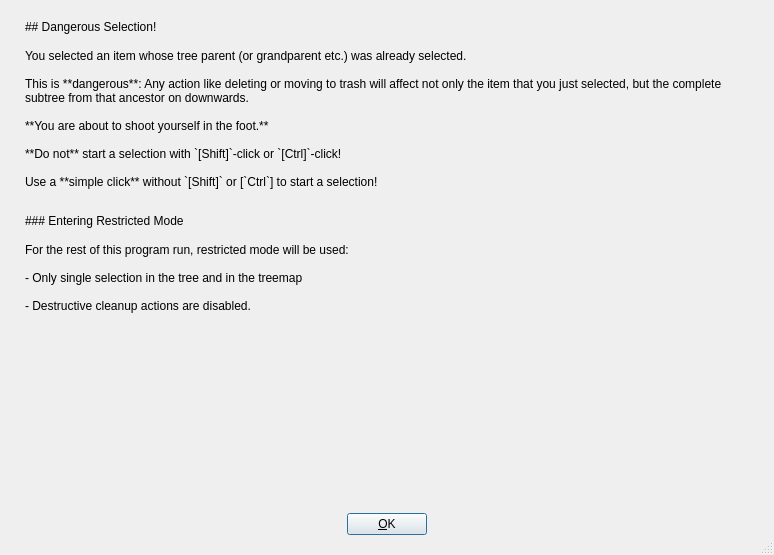
<?xml version="1.0" encoding="UTF-8"?>
<ui version="4.0">
 <class>DangerousSelectionWarningDialog</class>
 <widget class="QDialog" name="DangerousSelectionWarningDialog">
  <property name="geometry">
   <rect>
    <x>0</x>
    <y>0</y>
    <width>774</width>
    <height>555</height>
   </rect>
  </property>
  <property name="windowTitle">
   <string>Warning</string>
  </property>
  <property name="sizeGripEnabled">
   <bool>true</bool>
  </property>
  <property name="modal">
   <bool>true</bool>
  </property>
  <layout class="QVBoxLayout" name="verticalLayout">
   <property name="spacing">
    <number>15</number>
   </property>
   <property name="leftMargin">
    <number>25</number>
   </property>
   <property name="topMargin">
    <number>20</number>
   </property>
   <property name="rightMargin">
    <number>25</number>
   </property>
   <property name="bottomMargin">
    <number>20</number>
   </property>
   <item>
    <widget class="QLabel" name="dialogHeadingLabel">
     <property name="text">
      <string>## Dangerous Selection!</string>
     </property>
     <property name="textFormat">
      <enum>Qt::TextFormat::MarkdownText</enum>
     </property>
    </widget>
   </item>
   <item>
    <widget class="QLabel" name="whatHappenedLabel">
     <property name="text">
      <string>You selected an item whose tree parent (or grandparent etc.) was already selected.

This is **dangerous**: Any action like deleting or moving to trash will affect not only the item that you just selected, but the complete subtree from that ancestor on downwards.

**You are about to shoot yourself in the foot.**

**Do not** start a selection with `[Shift]`-click or `[Ctrl]`-click!

Use a **simple click** without `[Shift]` or [`Ctrl`] to start a selection!</string>
     </property>
     <property name="textFormat">
      <enum>Qt::TextFormat::MarkdownText</enum>
     </property>
     <property name="wordWrap">
      <bool>true</bool>
     </property>
    </widget>
   </item>
   <item>
    <spacer name="innerVSpacer">
     <property name="orientation">
      <enum>Qt::Orientation::Vertical</enum>
     </property>
     <property name="sizeType">
      <enum>QSizePolicy::Policy::Fixed</enum>
     </property>
     <property name="sizeHint" stdset="0">
      <size>
       <width>20</width>
       <height>10</height>
      </size>
     </property>
    </spacer>
   </item>
   <item>
    <widget class="QLabel" name="restrictedModeHeading">
     <property name="text">
      <string>### Entering Restricted Mode</string>
     </property>
     <property name="textFormat">
      <enum>Qt::TextFormat::MarkdownText</enum>
     </property>
    </widget>
   </item>
   <item>
    <widget class="QLabel" name="restrictedModeDetails">
     <property name="text">
      <string>For the rest of this program run, restricted mode will be used:

- Only single selection in the tree and in the treemap

- Destructive cleanup actions are disabled.</string>
     </property>
     <property name="textFormat">
      <enum>Qt::TextFormat::MarkdownText</enum>
     </property>
     <property name="wordWrap">
      <bool>true</bool>
     </property>
    </widget>
   </item>
   <item>
    <spacer name="bottomVSpacer">
     <property name="orientation">
      <enum>Qt::Orientation::Vertical</enum>
     </property>
     <property name="sizeHint" stdset="0">
      <size>
       <width>20</width>
       <height>338</height>
      </size>
     </property>
    </spacer>
   </item>
   <item>
    <layout class="QHBoxLayout" name="horizontalLayout">
     <item>
      <spacer name="horizontalSpacer">
       <property name="orientation">
        <enum>Qt::Orientation::Horizontal</enum>
       </property>
       <property name="sizeHint" stdset="0">
        <size>
         <width>40</width>
         <height>20</height>
        </size>
       </property>
      </spacer>
     </item>
     <item>
      <widget class="QPushButton" name="okButton">
       <property name="text">
        <string>&amp;OK</string>
       </property>
      </widget>
     </item>
     <item>
      <spacer name="horizontalSpacer_2">
       <property name="orientation">
        <enum>Qt::Orientation::Horizontal</enum>
       </property>
       <property name="sizeHint" stdset="0">
        <size>
         <width>40</width>
         <height>20</height>
        </size>
       </property>
      </spacer>
     </item>
    </layout>
   </item>
  </layout>
 </widget>
 <resources/>
 <connections>
  <connection>
   <sender>okButton</sender>
   <signal>clicked()</signal>
   <receiver>DangerousSelectionWarningDialog</receiver>
   <slot>accept()</slot>
   <hints>
    <hint type="sourcelabel">
     <x>426</x>
     <y>695</y>
    </hint>
    <hint type="destinationlabel">
     <x>480</x>
     <y>377</y>
    </hint>
   </hints>
  </connection>
 </connections>
</ui>
